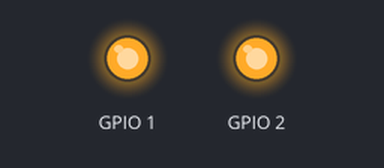
Simulated run of this sketch. Board: ESP32. Parts: output pins drawn as LEDs (lit = HIGH). Nothing arrives over Bluetooth unless stated; what the sketch prints to the serial monitor is not drawn.

Above: at 0.1 s.
Timing chart, 0 to 1.6 s (numbered marks = the images above):
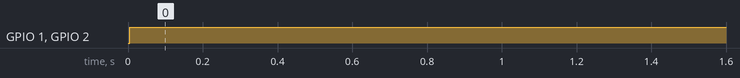

Measured:
- by itself, GPIO 1, GPIO 2: LOW → HIGH at 0.00 s

The sketch:

main.ino
```cpp
#include <PS4Controller.h>
#include "CytronMD.h"
#define data_length 4
byte send_data[data_length];
byte encoded_data[data_length+2];
#define pwm_1 1  //pin指定
#define pwm_2 1  //pin指定
#define pwm_3 1  //pin指定
#define pwm_4 1  //pin指定
#define dir_1 2  //pin指定
#define dir_2 2  //pin指定
#define dir_3 2  //pin指定
#define dir_4 2  //pin指定
CytronMD motor_1 = CytronMD(pwm_1, dir_1);
CytronMD motor_2 = CytronMD(pwm_2, dir_2);
CytronMD motor_3 = CytronMD(pwm_3, dir_3);
CytronMD motor_4 = CytronMD(pwm_4, dir_4);

void setup() {
  Serial.begin(115200); //デバック用
  Serial2.begin(115200);
  PS4.begin("24:62:AB:FB:15:1A");
}

void loop() {
  if (PS4.isConnected()) {
    reload_controler_data();
    cobs_encode();
    Serial2.write((byte*)encoded_data, sizeof(encoded_data));

    motor_control(PS4.LStickY(), PS4.LStickX(), PS4.RStickX());
  }
}

void cobs_encode() {
  byte array_length = sizeof(encoded_data);
  encoded_data[0] = 0;
  encoded_data[array_length - 1] = 0;
  for (byte i = 1; i < array_length - 1; i++) {
    encoded_data[i] = send_data[i - 1];
  }

  byte zero_counter = array_length - 1;
  for (int i = array_length - 1; i >= 0; i--) {
    if (encoded_data[i] == 0) {
      encoded_data[i] = zero_counter - i;
      zero_counter = i;
    }
  }
}

void reload_controler_data() {
  send_data[0] = PS4.Circle();
  send_data[1] = PS4.Cross();
  send_data[2] = PS4.Triangle();
  send_data[3] = PS4.Square();
}
```

CytronMD.cpp
```cpp
#include "Arduino.h"
#include "CytronMD.h"

CytronMD::CytronMD(byte Pwm, byte Dir) {
  pwm = Pwm;
  dir = Dir;
  pinMode(dir, OUTPUT);
  ledcSetup(0, 10000, 7);  // 10kHz、7bit
  ledcAttachPin(pwm, 0);
}

void CytronMD::motor(char speed) {
  //-128〜127で速度と方向を指定
  if (speed < 0) {
    digitalWrite(dir, 0);
  } else {
    digitalWrite(dir, 1);
  }
  ledcWrite(0, abs(speed));
}
```

CytronMD.h
```cpp
class CytronMD {
 public:
  CytronMD(byte Pwm, byte Dir);
  void motor(char speed);

 protected:
  byte pwm;
  byte dir;
};
```

motor.ino
```cpp
void motor_control(char LY, char LX, char R_X) {
  double rad = atan2(LY, LX);
  double len = sqrt(LX * LX + LY * LY);
  int m1_speed = (-1 * cos(rad + PI / 4) * len);
  int m2_speed = (-1 * sin(rad + PI / 4) * len);
  int m3_speed = (-1 * m2_speed);
  int m4_speed = (-1 * m1_speed);
  show_data(rad, len, m1_speed, m2_speed, m3_speed, m4_speed);

  int motor_speed[4] = { //-128~127の範囲でない可能性あり
    m1_speed, m2_speed, m3_speed, m4_speed
  };
  char turn = R_X;
  char turn_step = 0;
  if (turn > 0) turn_step = 1;
  else turn_step = -1;
  bool escape_flag = 0;
  while (1) {
    for (byte i = 0; i < 4; i++) {
      if (abs(motor_speed[i]) >= 127) {
        escape_flag = 1;
        break;
      }
      motor_speed[i] -= turn_step;
    }
    if (escape_flag) break;
    m1_speed = motor_speed[0];
    m2_speed = motor_speed[1];
    m3_speed = motor_speed[2];
    m4_speed = motor_speed[3];
    turn -= turn_step;
    if (turn == 0) break;
  }

  show_data(rad, len, m1_speed, m2_speed, m3_speed, m4_speed);

  motor_1.motor(m1_speed);
  motor_2.motor(m2_speed);
  motor_3.motor(m3_speed);
  motor_4.motor(m4_speed);
}

//デバック用
void show_data(double rad, double len, int m1_speed, int m2_speed, int m3_speed, int m4_speed) {
  Serial.print("rad = ");
  Serial.print(rad * 180 / PI);
  Serial.print(",  len = ");
  Serial.println(len);

  Serial.print("m1=");
  Serial.print(m1_speed);
  Serial.print(", ");
  Serial.print("m2=");
  Serial.print(m2_speed);
  Serial.print(", ");
  Serial.print("m3=");
  Serial.print(m3_speed);
  Serial.print(", ");
  Serial.print("m4=");
  Serial.println(m4_speed);
  Serial.println();
}
```
